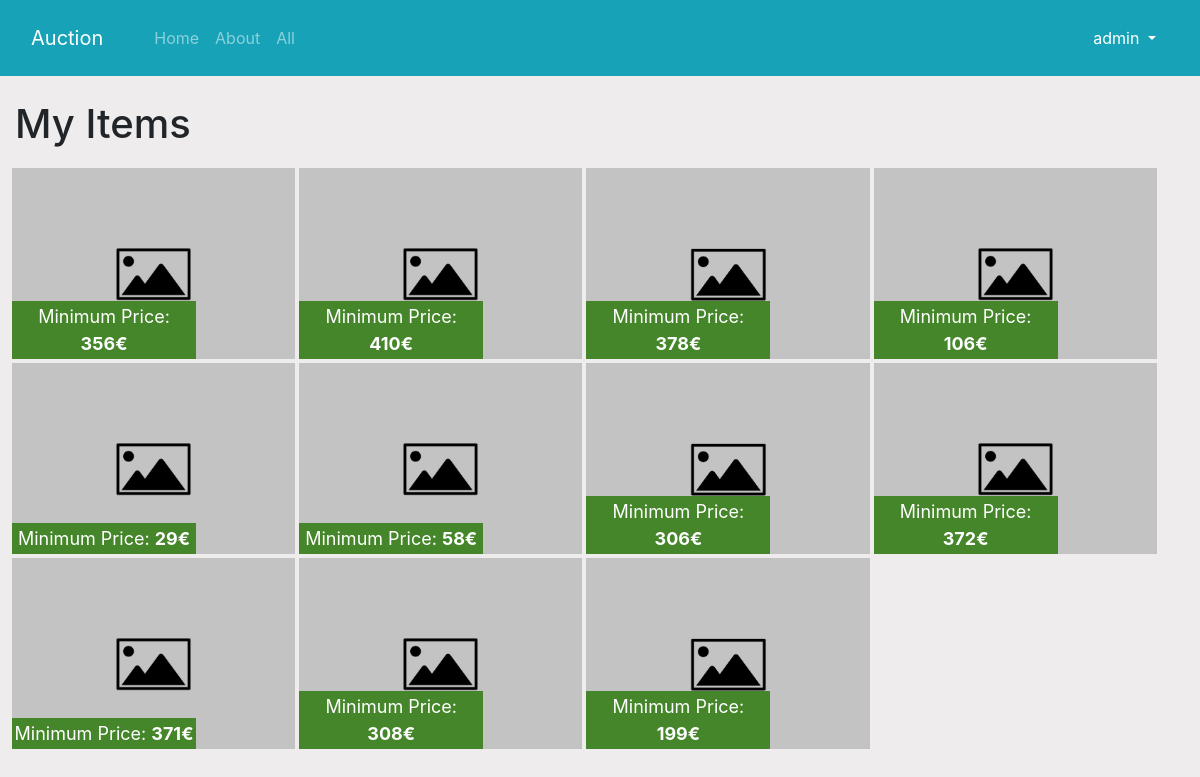
/my-items/1 (signed in), run on an earlier commit of the app's database.
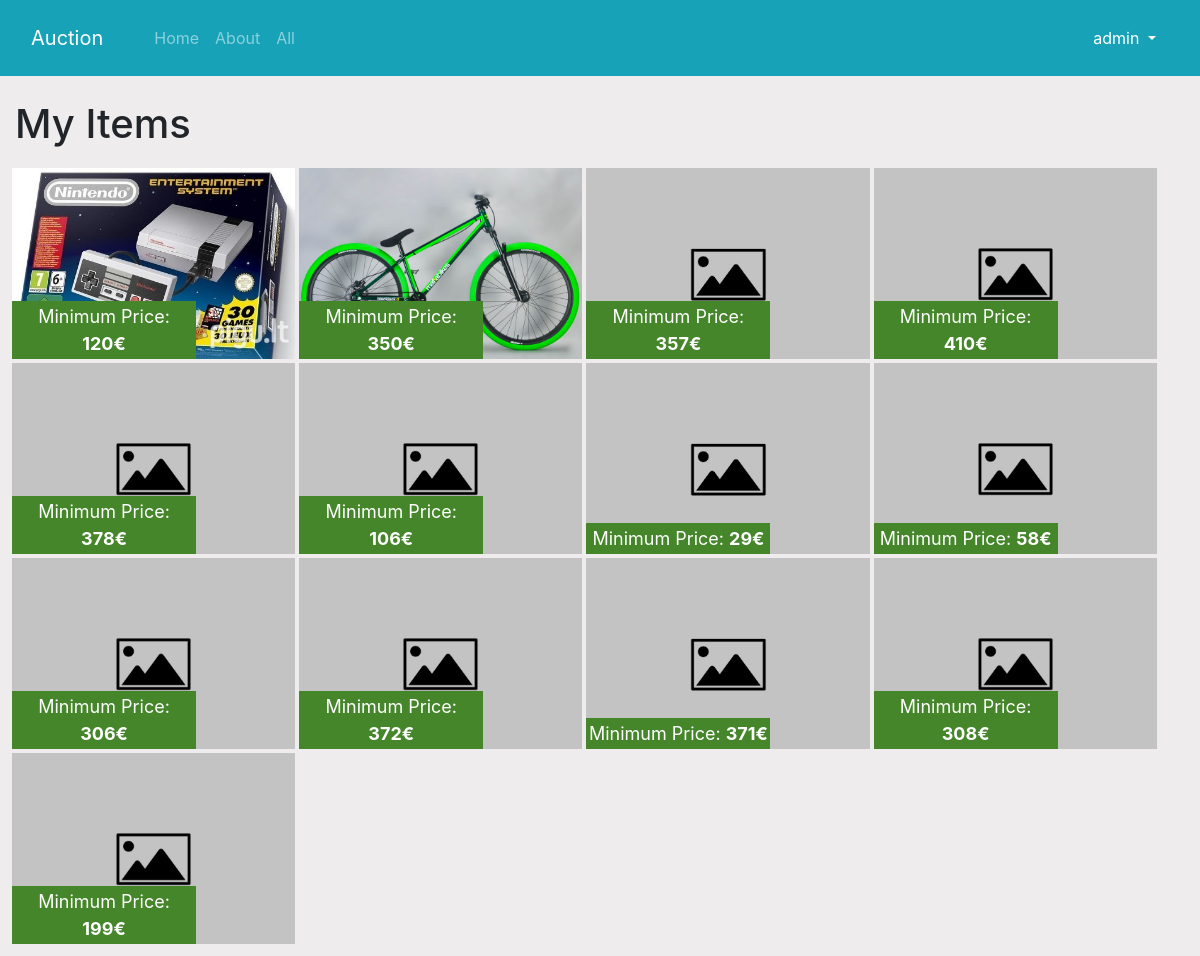
And on a later commit of the database.
### app/user.py (models this page shows)
class User(db.Model, UserMixin):
    id = db.Column(db.Integer, primary_key=True)
    username = db.Column(db.String(20), unique=True, nullable=False)
    email = db.Column(db.String(80), unique=True, nullable=False)
    password = db.Column(db.String(80), nullable=False)
    items = db.relationship('Item', backref='owner', lazy=True)
    offer = db.relationship('Offer', backref='usr_offer', lazy=True)

### app/item.py (models this page shows)
class Item(db.Model):
    id = db.Column(db.Integer, primary_key=True)
    name = db.Column(db.String(80), nullable=False)
    category = db.Column(db.String(80), nullable=False)
    description = db.Column(db.String(80), nullable=False)
    country = db.Column(db.String(80), nullable=False)
    min_price = db.Column(db.Integer, nullable=False)
    offer = db.relationship('Offer', backref='offer', lazy=True)
    auction_image = db.Column(db.String(256), nullable=False)
    end_day = db.Column(db.DateTime, nullable=False)
    time = db.Column(db.Integer, nullable=False)
    views = db.Column(db.Integer, nullable=False, default=0)
    user_id = db.Column(db.Integer, db.ForeignKey('user.id'), nullable=False)

### app/controllers/item.py (the view)
@App.route('/my-items/<int:user_id>', methods=['GET'])
@login_required
def items(user_id):
    if user_id == current_user.id:
        items = Item.query.filter_by(user_id=user_id).order_by(Item.id.desc())
        return render_template('my-items.html', title="My Items", items=items)
    flash("You don't have permission", 'danger')
    return redirect(url_for('home'))

### app/user.py (called while the page is built)
@login_manager.user_loader
def load_user(user_id):
    return User.query.get(int(user_id))

### app/templates/my-items.html (shortened to what this page needs)
{% extends 'layout.html' %}
{% block content %}
    <h1>{{title}}</h1>
    <div class="row items">
    {% for item in items %}
    <a href={{url_for('item', item_id=item.id)}} style="background-image: url({{url_for('static', filename='images/'+item.auction_image)}}); background-size: cover;" class="item col-md-3">
        <p class="price">Minimum Price: <span class="font-weight-bold">{{item.min_price}}€</span></p>
    </a>
    {% endfor %}
    </div>
{% endblock content%}

### app/templates/layout.html (shortened to what this page needs)
<!DOCTYPE html>
<html lang="en">
<head>
    <link rel="stylesheet" href="https://stackpath.bootstrapcdn.com/bootstrap/4.3.1/css/bootstrap.min.css">
    <link rel="stylesheet" href="{{ url_for('static', filename='main.css') }}" >
</head>
<body>
    <nav class="navbar navbar-expand-lg navbar-dark bg-info">
        <div class="container">
        <a class="navbar-brand" href="/">Auction</a>
        <div class="collapse navbar-collapse" id="navbarSupportedContent">
          <ul style="margin-left: 17px;" class="navbar-nav mr-auto row">
                <li class="nav-item">
                <a class="nav-link" href={{url_for('home')}}>Home</a>
                <li class="nav-item">
                <a class="nav-link" href={{url_for('about')}}>About</a>
                </li>
                </li>
                <li class="nav-item">
                <a class="nav-link" href={{url_for('all')}}>All</a>
                </li>
            </ul>
            {% if current_user.is_authenticated %}
            <div class="dropdown">
                <button class="text-white btn dropdown-toggle bg-info" type="button" id="dropdownMenuButton" data-toggle="dropdown" aria-haspopup="true" aria-expanded="false">
                  {{current_user.username}}
                </button>
              </div>
            {% else %}
                <a class="nav-link text-white" href={{url_for('login')}}>Login</a>
                <a class="nav-link text-white" href={{url_for('register')}}>Register</a>
            {% endif %}
            </div>
        </div>
    </nav>
    <div class="container mt-4">
        {% block content %}
        {% endblock %}
    </div>
</body>
</html>

### app/static/main.css (style rules this page uses)
body { background-color: rgb(238, 236, 236); }
@media (min-width: 1200px) { .container { max-width: 1400px; } }
.item { height: 191px; margin: 2px; position: relative; }
.item .price { background-color: #448629; width: 65%; position: absolute; bottom: 0; margin: 0; padding: 2px; font-size: 18px; left: 0; color: #fff; z-index: 1; }
.col-md-3 { padding: 0; }
.item { text-align: center; }
@media (min-width: 768px) { .col-md-3 { flex: 0 0 24%; max-width: 25%; } }
@media (min-width: 768px) { .row { padding: 10px; } }

What changed in the data, as far as the page shows it:
added Item: auction_image (picture), min_price "120"
added Item: auction_image (picture), min_price "350"
changed Item (number 3 of 13 on the later page): min_price "356" → "357"
